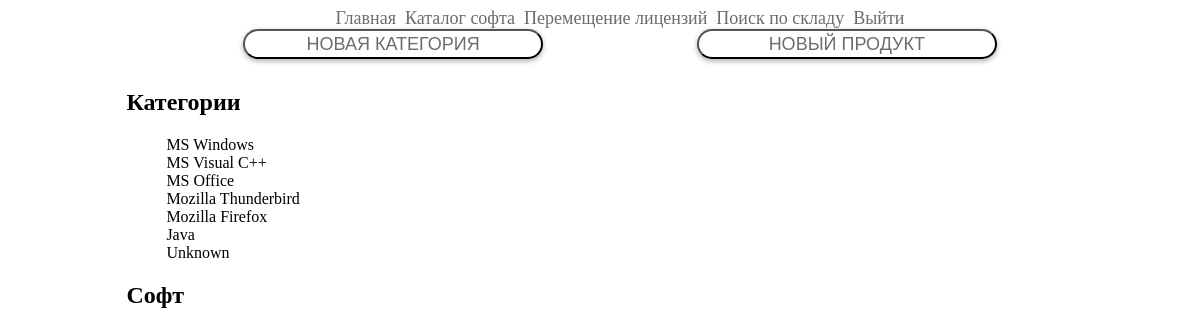
/catalog_soft (signed in), run on an earlier commit of the app's database.
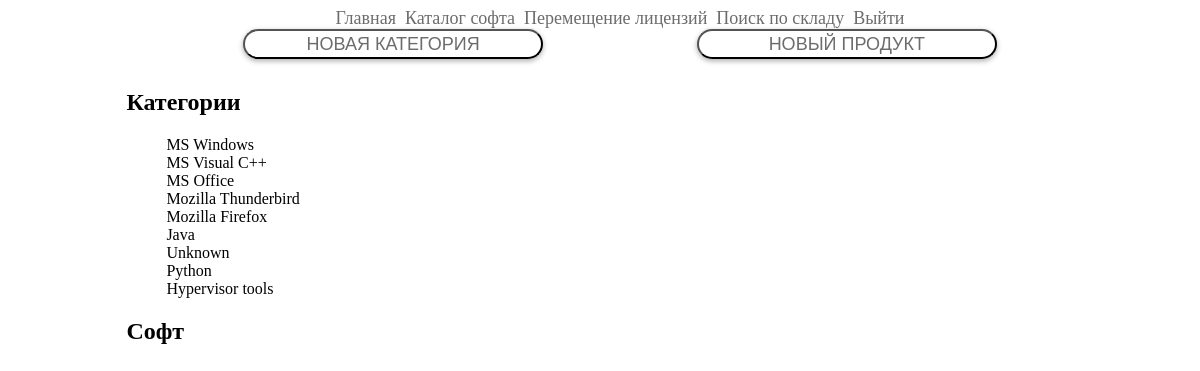
And on a later commit of the database.
### softwareapp/models.py (models this page shows, shortened)
class Category(models.Model):
    name = models.CharField(max_length=128)
    license_type = models.ForeignKey(
        LicenseType, verbose_name='Тип лицензии', on_delete=models.CASCADE, blank=True)
    class Meta:
        verbose_name = "Категория"
        verbose_name_plural = "Категории"

### softwareapp/views.py (the view)
# urls.py: path('catalog_soft', sofwareapp.catalog_soft, name='catalog_soft'),
@login_required
def catalog_soft(request):
    categories = Category.objects.all()
    content = {
        'categories': categories
    }
    return render(request, 'softwareapp/catalog_soft.html', content)

### templates/softwareapp/catalog_soft.html (shortened to what this page needs)
{% extends 'softwareapp/base.html' %}
{% load static %}
{% block inc_menu %}
    {% include 'softwareapp/includes/inc_menu_soft_catalog.html' %}
{% endblock %}
{% block content %}
<h2>Категории</h2>
<div class="product_catalog">
            <ul>
                {% for itm in categories %}
                <li>
                        {{ itm.name }}
                </li>
                {% endfor %}
            </ul>
        </div>
<h2>Софт</h2>
{% endblock %}

### templates/softwareapp/base.html (shortened to what this page needs)
{%  load static%}
<!DOCTYPE html>
<html lang="en">
<head>
        <link rel="stylesheet" type="text/css" href="{% static 'softwareapp/css/style.css' %}"/>
</head>
<body>
    <div class="container">
        <div class="header">
            {% block menu %}
                {% include 'softwareapp/includes/inc_menu.html' %}
            {% endblock %}
        </div>
            {% block inc_menu %}
            {% endblock %}
    {% block content %}{% endblock %}
    </div>
</body>
</html>

### templates/softwareapp/includes/inc_menu.html
<ul class="links-menu">
    <li><a href="/">Главная &nbsp;</a></li>
    <li><a href="{% url 'softwareapp:catalog_soft' %}">Каталог софта &nbsp;</a></li>
    <li><a href="{% url 'warehouseapp:main' %}">Перемещение лицензий &nbsp;</a></li>
    <li><a href="{% url 'softwareapp:check_warehouse' %}">Поиск по складу &nbsp;</a></li>
    <li><a href="{% url 'authapp:logout' %}">Выйти</a></li>
</ul>

### templates/softwareapp/includes/inc_menu_soft_catalog.html
<ul class="links-menu">
    <li>
        <button class="download_button">
                <a href="{% url 'softwareapp:category_creation' %}">Новая категория</a>
        </button>
    </li>
    <li>
        <button class="download_button">
                <a href="{% url 'softwareapp:software_creation' %}">Новый продукт</a>
        </button>
    </li>
</ul>

### softwareapp/static/softwareapp/css/style.css (style rules this page uses)
.container { margin: 0 10%; }
.header { display: flex; justify-content: space-around; }
.links-menu { margin: auto 0px; position: relative; display: flex; justify-content: space-around; }
.links-menu li { list-style-type: none; display: block; }
.links-menu li a { text-decoration: none; color: #6c6c6c; font-size: 18px; }
.download_button { background-color: #ffffff; box-shadow: 0px 2px 4.85px 0.15px rgba(33, 33, 33, 0.35); width: 300px; height: 30px; text-decoration: none; display: block; text-transform: uppercase; text-align: center; border-radius: 22px; margin-bottom: 10px; }
.download_button a { text-decoration: none; color: #6c6c6c; }
.product_catalog li { list-style-type: none; }

What changed in the data, as far as the page shows it:
added Category: name "Python"
added Category: name "Hypervisor tools"
